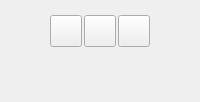
      <widget class="QWidget" name="FlipTab">
       <attribute name="title">
        <string>Flip</string>
       </attribute>
       <layout class="QVBoxLayout" name="verticalLayout_6">
        <item>
         <layout class="QHBoxLayout" name="_6">
          <property name="spacing">
           <number>2</number>
          </property>
          <property name="margin">
           <number>4</number>
          </property>
          <item>
           <spacer name="horizontalSpacer">
            <property name="orientation">
             <enum>Qt::Horizontal</enum>
            </property>
            <property name="sizeType">
             <enum>QSizePolicy::MinimumExpanding</enum>
            </property>
            <property name="sizeHint" stdset="0">
             <size>
              <width>0</width>
              <height>20</height>
             </size>
            </property>
           </spacer>
          </item>
          <item>
           <widget class="QPushButton" name="FlipXButton">
            <property name="enabled">
             <bool>true</bool>
            </property>
            <property name="sizePolicy">
             <sizepolicy hsizetype="Fixed" vsizetype="Fixed">
              <horstretch>0</horstretch>
              <verstretch>0</verstretch>
             </sizepolicy>
            </property>
            <property name="minimumSize">
             <size>
              <width>32</width>
              <height>32</height>
             </size>
            </property>
            <property name="maximumSize">
             <size>
              <width>32</width>
              <height>32</height>
             </size>
            </property>
            <property name="toolTip">
             <string>Flip current selection about X axis</string>
            </property>
            <property name="text">
             <string/>
            </property>
            <property name="icon">
             <iconset resource="icons.qrc">
              <normaloff>:/position/icons/position_flipx.svg</normaloff>:/position/icons/position_flipx.svg</iconset>
            </property>
            <property name="iconSize">
             <size>
              <width>24</width>
              <height>24</height>
             </size>
            </property>
            <property name="checkable">
             <bool>false</bool>
            </property>
            <property name="autoDefault">
             <bool>false</bool>
            </property>
           </widget>
          </item>
          <item>
           <widget class="QPushButton" name="FlipYButton">
            <property name="enabled">
             <bool>true</bool>
            </property>
            <property name="sizePolicy">
             <sizepolicy hsizetype="Fixed" vsizetype="Fixed">
              <horstretch>0</horstretch>
              <verstretch>0</verstretch>
             </sizepolicy>
            </property>
            <property name="minimumSize">
             <size>
              <width>32</width>
              <height>32</height>
             </size>
            </property>
            <property name="maximumSize">
             <size>
              <width>32</width>
              <height>32</height>
             </size>
            </property>
            <property name="toolTip">
             <string>Flip current selection about Y axis</string>
            </property>
            <property name="text">
             <string/>
            </property>
            <property name="icon">
             <iconset resource="icons.qrc">
              <normaloff>:/position/icons/position_flipy.svg</normaloff>:/position/icons/position_flipy.svg</iconset>
            </property>
            <property name="iconSize">
             <size>
              <width>24</width>
              <height>24</height>
             </size>
            </property>
            <property name="checkable">
             <bool>false</bool>
            </property>
            <property name="autoDefault">
             <bool>false</bool>
            </property>
           </widget>
          </item>
          <item>
           <widget class="QPushButton" name="FlipZButton">
            <property name="enabled">
             <bool>true</bool>
            </property>
            <property name="sizePolicy">
             <sizepolicy hsizetype="Fixed" vsizetype="Fixed">
              <horstretch>0</horstretch>
              <verstretch>0</verstretch>
             </sizepolicy>
            </property>
            <property name="minimumSize">
             <size>
              <width>32</width>
              <height>32</height>
             </size>
            </property>
            <property name="maximumSize">
             <size>
              <width>32</width>
              <height>32</height>
             </size>
            </property>
            <property name="toolTip">
             <string>Flip current selection about Z axis</string>
            </property>
            <property name="text">
             <string/>
            </property>
            <property name="icon">
             <iconset resource="icons.qrc">
              <normaloff>:/position/icons/position_flipz.svg</normaloff>:/position/icons/position_flipz.svg</iconset>
            </property>
            <property name="iconSize">
             <size>
              <width>24</width>
              <height>24</height>
             </size>
            </property>
            <property name="checkable">
             <bool>false</bool>
            </property>
            <property name="autoDefault">
             <bool>false</bool>
            </property>
           </widget>
          </item>
          <item>
           <spacer>
            <property name="orientation">
             <enum>Qt::Horizontal</enum>
            </property>
            <property name="sizeType">
             <enum>QSizePolicy::MinimumExpanding</enum>
            </property>
            <property name="sizeHint" stdset="0">
             <size>
              <width>0</width>
              <height>24</height>
             </size>
            </property>
           </spacer>
          </item>
         </layout>
        </item>
        <item>
         <spacer>
          <property name="orientation">
           <enum>Qt::Vertical</enum>
          </property>
          <property name="sizeHint" stdset="0">
           <size>
            <width>24</width>
            <height>40</height>
           </size>
          </property>
         </spacer>
        </item>
       </layout>
      </widget>
